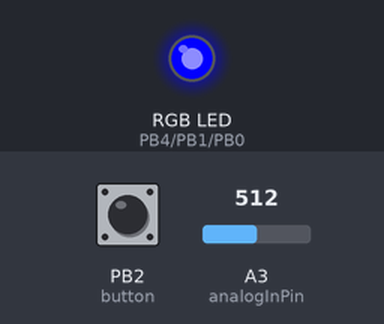
The sketch below on a simulated ATtiny85, built with avr-gcc and run on an emulated ATtiny85. Shown: an RGB LED mixed from three pins (HIGH = lit). The test bench sets the inputs (shaded band); at power-on: A3 (analogInPin) = 512, PB2 (button) HIGH.

Above: at 1.2 s.
1.3 s: A3 (analogInPin) set to 943
At 1.8 s:
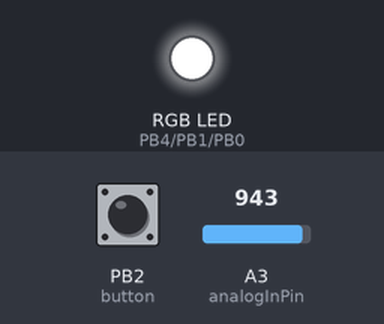
2.8 s: A3 (analogInPin) set to 963
At 2.95 s:
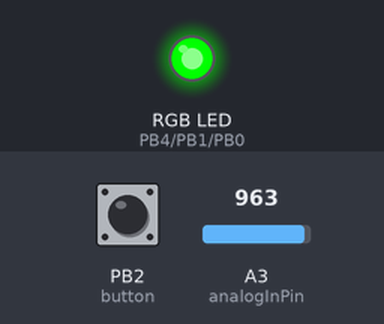
5.8 s: PB2 (button) pulled LOW for 0.15 s
At 5.96 s:
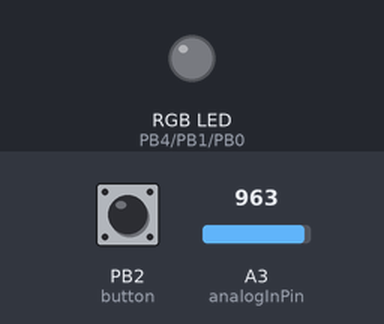
8.9 s: A3 (analogInPin) set to 940
At 10.0 s:
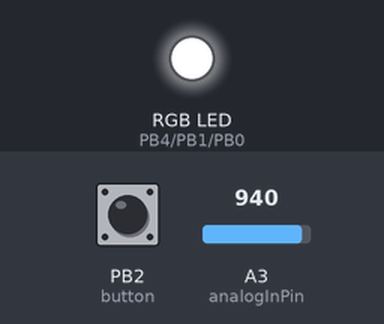
10.4 s: A3 (analogInPin) set to 0
At 11.1 s:
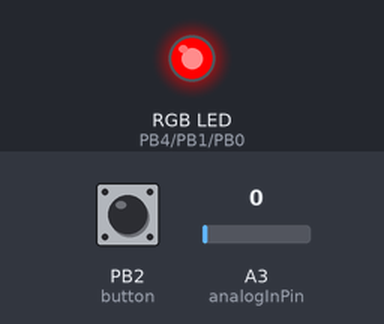
11.9 s: A3 (analogInPin) set to 775
At 12.3 s:
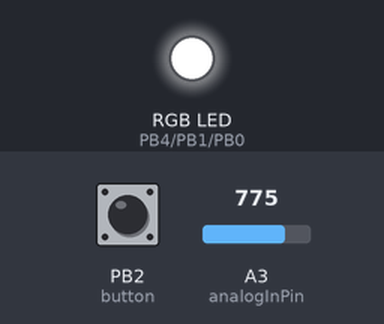
Timing chart, 0 to 14.4 s (numbered marks = the images above; inputs shaded):
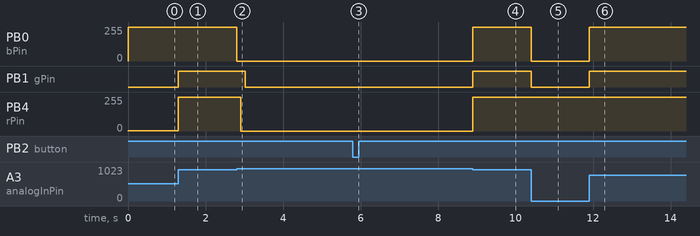

Measured:
- the behaviour switches between 950 and 951 on A3 (analogInPin) (found by bisection; images 1 and 2)
- after the input at 1.3 s, PB0 (bPin): 253/255 → 255/255 at once; PB1 (gPin): LOW → HIGH at once; PB4 (rPin): 2/255 → 255/255 at once
- after the input at 2.8 s, PB0 (bPin): 255/255 → 0/255 at once; PB1 (gPin): HIGH → LOW after 0.22 s; PB4 (rPin): 255/255 → 0/255 after 0.11 s
- after the input at 5.8 s, PB0 (bPin): stays 0/255 (without the input it goes to 175/255 after 1.3 s); PB4 (rPin): stays 0/255 (without the input it goes to 80/255 after 1.3 s)
- after the input at 8.9 s, PB0 (bPin), PB4 (rPin): 0/255 → 255/255 at once; PB1 (gPin): LOW → HIGH at once
- after the input at 10.4 s, PB0 (bPin): 255/255 → 0/255 at once; PB1 (gPin): HIGH → LOW at once
- after the input at 11.9 s, PB0 (bPin): 0/255 → 255/255 at once; PB1 (gPin): LOW → HIGH at once

The sketch:

RGB_Potentiometer_ATTINY85.ino
```cpp
//step size for fading animation
const int INC=5;

const int analogInPin = A3;  // Analog input pin that the potentiometer is attached to
const int bPin = 0; // Blue pin
const int rPin = 4;// Red Pin
const int gPin = 1; //Green Pin
const int button =2 ; // button for turn of the light

int sensorValue = 0;        // value read from the potentiometer


int reedOut=0;
int greenOut=0;
int blueOut=0;

//for the animation
unsigned long timeOld=0;
unsigned long timeNew=201;

int incB=0;
int incR=-INC;
int incG=INC;
boolean first=true;

//////////////

int buttonValue;


void setup() {
  pinMode(button, INPUT_PULLUP); //button pin set to input. using internal pull-up resistor

}

void loop() {
    // read the analog in value:
  sensorValue = analogRead(analogInPin);

  // map it to the range of the analog out:
  //outputValue = map(sensorValue, 0, 1023, 0, 255);
  // change the analog out value:


  //read th button state
  buttonValue=digitalRead(button);

  //if button state is low turn off the light
  if(sensorValue >=0 && buttonValue==HIGH){
      if(sensorValue<=255 && sensorValue>=0){ //from red to green

        greenOut=sensorValue;
        reedOut=255-(sensorValue);
        blueOut=0;
      }
      else if( sensorValue>255 && sensorValue<= 510){ //from green to blue
        greenOut=255-(sensorValue-255);
        reedOut=0;
        blueOut=sensorValue-255;
      }
      else if( sensorValue>510 && sensorValue<= 765){ //from blue to red
        greenOut=0;
        reedOut=sensorValue-510;
        blueOut=255-(sensorValue-510);
      }
      else if (sensorValue > 765 && sensorValue <=950){ //white

        greenOut=255;
        reedOut=255;
        blueOut=255;


        first=true;
      }
      else{ //animation, fading through the colours

        timeNew = millis();

        if(first){
          first=false;
          greenOut=0;
          reedOut=255;
          blueOut=0;

          incB=0;
          incR=-INC;
          incG=INC;
        }

        if(timeNew-timeOld>1){
          //random(0, 255);
          greenOut=greenOut+incG<=255? greenOut+incG:greenOut;
          reedOut=reedOut+incR<=255? reedOut+incR :reedOut;
          blueOut=blueOut+incB<=255? blueOut+incB :blueOut;

          if(reedOut==0 && greenOut==255 && blueOut==0){
            incR=0;
            incG=-INC;
            incB=INC;
          }
          else if(reedOut==0 && greenOut==0 && blueOut==255){
            incR=INC;
            incG=0;
            incB=-INC;
          }
          else if(reedOut==255 && greenOut==0 && blueOut==0){
            incR=-INC;
            incG=INC;
            incB=0;
          }

          timeOld=timeNew;
        }
      }

      analogWrite(bPin, blueOut);
      analogWrite(gPin, greenOut);
      analogWrite(rPin, reedOut);
    }
    else{
      analogWrite(bPin, 0);
      analogWrite(gPin, 0);
      analogWrite(rPin, 0);
    }


    delay(2);
}
```
